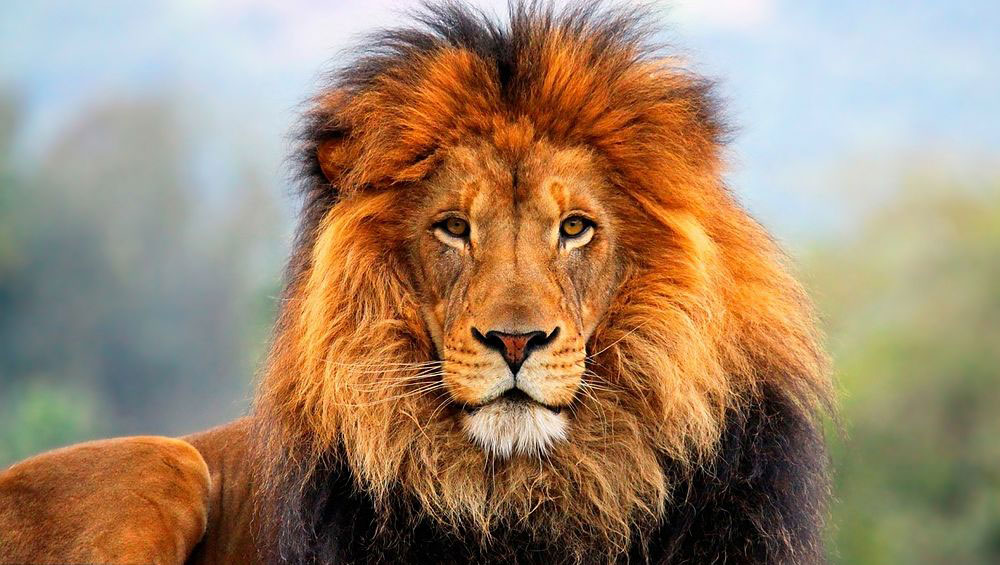
#> input picture img-original-0007/Leon.jpg, 1000 x 565 px
$ python codigo-va-0007.py
#> lines starting #> are read from the running program, lines starting #| are printed output that depends on the picture; after the words box and inside, x2 and y2 are one past the last pixel; in counts of white or black regions, pixels touching at a corner belong together
# Alexandro Aguilar Valadez NC = 0007

import cv2
from pathlib import Path

# 1. Definir las rutas de trabajo
carpeta_proyecto = Path(__file__).resolve().parent.parent

ruta_original = (
    carpeta_proyecto
    / "img-original-0007"
    / "Leon.jpg"
)

carpeta_resultados = (
    carpeta_proyecto / "resultados-img-0007"
)

# Crear la carpeta de resultados si no existe
carpeta_resultados.mkdir(parents=True, exist_ok=True)

# 2. Leer la imagen original con imread
img0007 = cv2.imread(str(ruta_original))
#> img0007 is the input picture: shape (565, 1000, 3); mean B, G, R 109.4, 134.5, 159.4

# Comprobar que la imagen se haya leído correctamente
if img0007 is None:
    raise FileNotFoundError(
        f"No se pudo leer la imagen: {ruta_original}"
    )

# 3. Rotar la imagen 90 grados en sentido horario
img90_0007 = cv2.rotate(
    img0007, cv2.ROTATE_90_CLOCKWISE
)
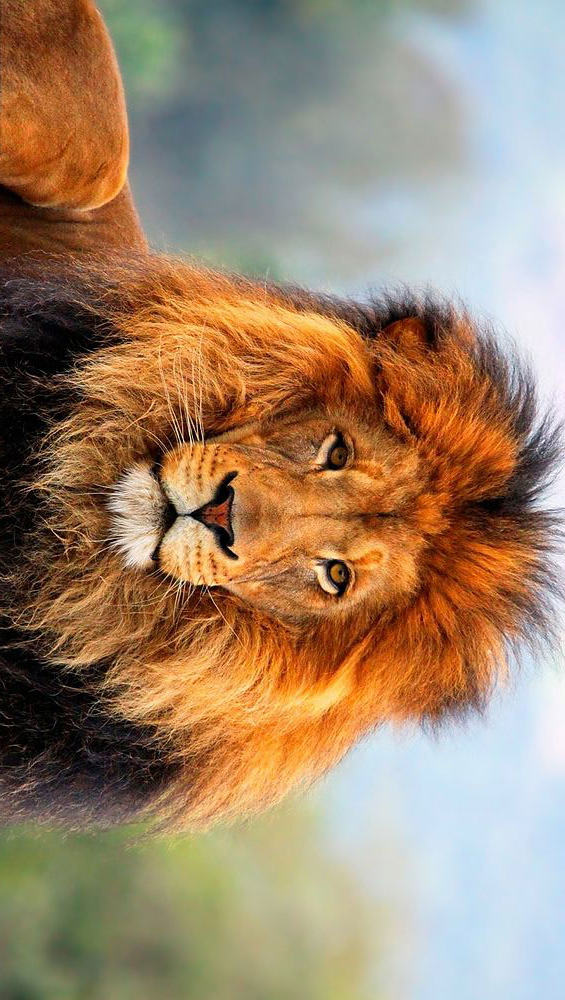
#> img90_0007: shape (1000, 565, 3); mean B, G, R 109.4, 134.5, 159.4

# 4. Rotar la imagen 45 grados
alto, ancho = img0007.shape[:2]
#> alto = 565; ancho = 1000

centro = (ancho // 2, alto // 2)
#> centro = (500, 282)

matriz_rotacion = cv2.getRotationMatrix2D(
    centro, 45, 1.0
)

img45_0777 = cv2.warpAffine(
    img0007,
    matriz_rotacion,
    (ancho, alto)
)
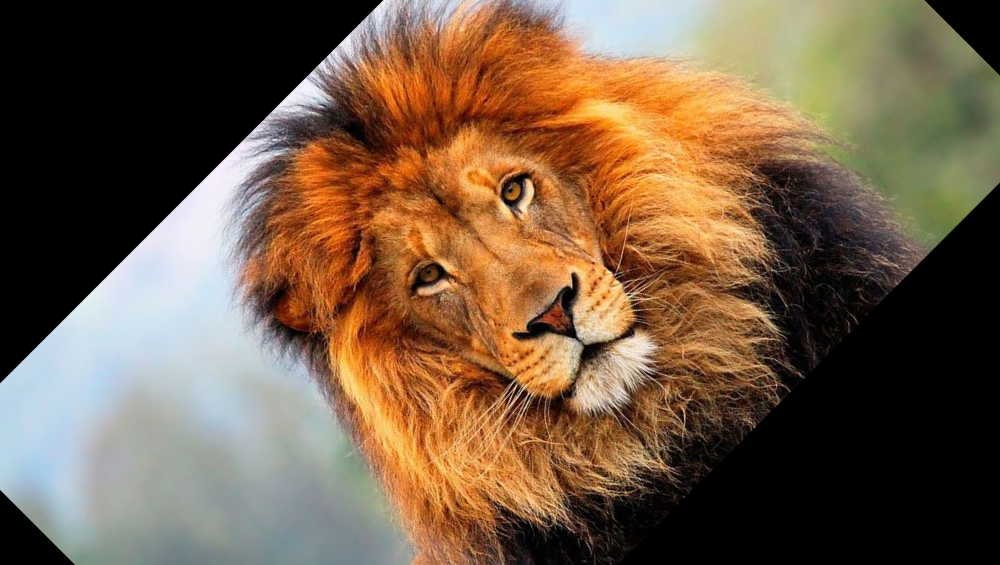
#> img45_0777: shape (565, 1000, 3); mean B, G, R 70.1, 92.3, 115.7

# 5. Redimensionar a 600 píxeles de ancho
# y 500 píxeles de alto
img600x500_0007 = cv2.resize(
    img0007, (600, 500)
)
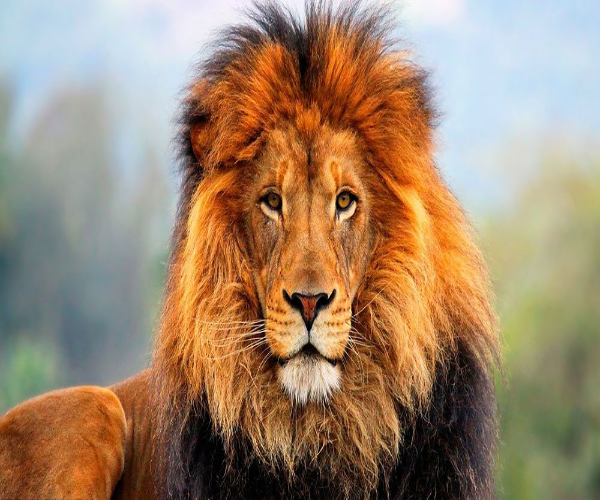
#> img600x500_0007: shape (500, 600, 3); mean B, G, R 109.3, 134.4, 159.3

# 6. Dibujar un rectángulo rojo de 100 x 200
# píxeles sobre una copia de la imagen original
img_rojo_0007 = img0007.copy()

x1, y1 = 50, 50
x2, y2 = x1 + 100, y1 + 200

cv2.rectangle(
    img_rojo_0007,
    (x1, y1),
    (x2, y2),
    (0, 0, 255),
    3
)
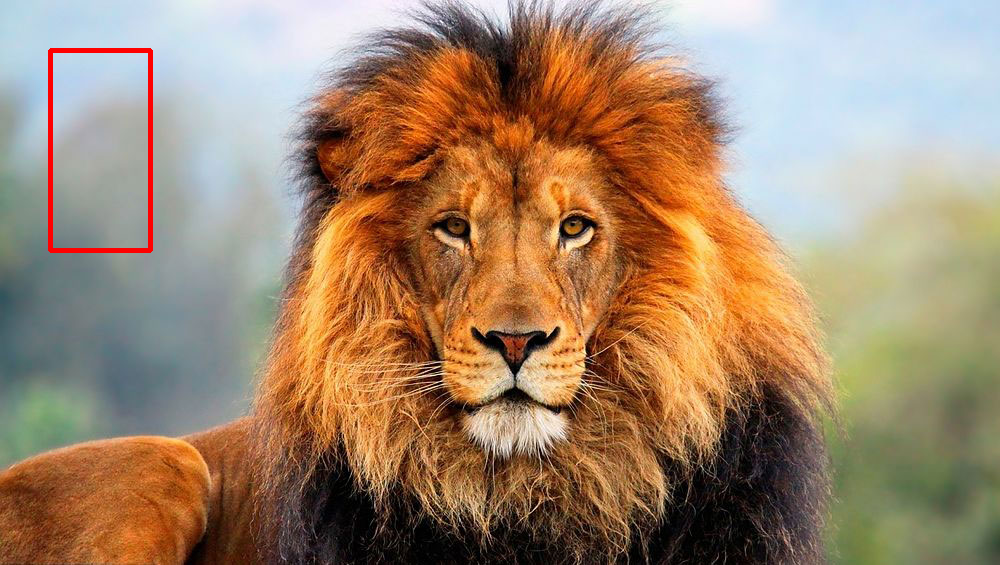
#> img_rojo_0007: shape (565, 1000, 3); 0.53% of pixels changed, all inside (x1, y1, x2, y2) = (48, 48, 153, 253)

# 7. Mostrar las cinco imágenes con sus títulos
cv2.imshow("Leon original 0007 ", img0007)

cv2.imshow("Leon 90 0007", img90_0007)

cv2.imshow("Leon 45 0007", img45_0777)

cv2.imshow(
    "Leon 600x500 0007",
    img600x500_0007
)

cv2.imshow("Leon rojo 0007", img_rojo_0007)

# 8. Guardar las cuatro imágenes procesadas
cv2.imwrite(
    str(carpeta_resultados / "img-Leon1-0007.jpg"),
    img90_0007
)

cv2.imwrite(
    str(carpeta_resultados / "img-Leon2-0007.jpg"),
    img45_0777
)

cv2.imwrite(
    str(carpeta_resultados / "img-Leon3-0007.jpg"),
    img600x500_0007
)

cv2.imwrite(
    str(carpeta_resultados / "img-Leon4-0007.jpg"),
    img_rojo_0007
)

# 9. Esperar una tecla y cerrar las ventanas
print("Imágenes procesadas y guardadas.")
print("Presiona una tecla en las ventanas para finalizar.")

cv2.waitKey(0)
cv2.destroyAllWindows()

print("Programa realizado por Alexandro Aguilar NC = 0007")
